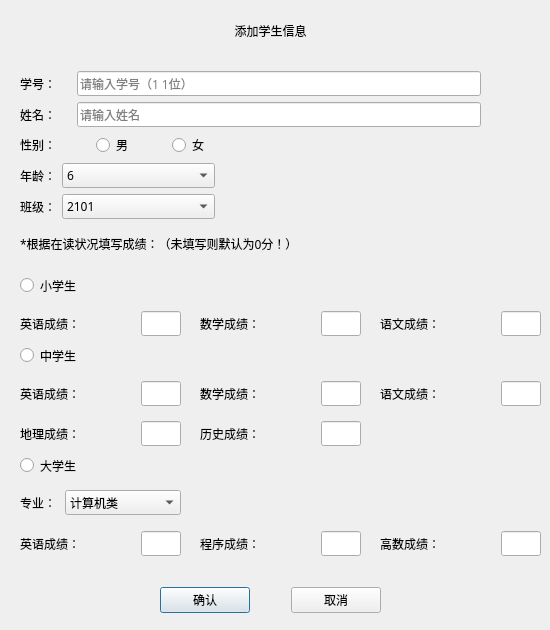
<?xml version="1.0" encoding="UTF-8"?>
<ui version="4.0">
 <class>addstu</class>
 <widget class="QDialog" name="addstu">
  <property name="geometry">
   <rect>
    <x>0</x>
    <y>0</y>
    <width>550</width>
    <height>630</height>
   </rect>
  </property>
  <property name="sizePolicy">
   <sizepolicy hsizetype="Fixed" vsizetype="Fixed">
    <horstretch>0</horstretch>
    <verstretch>0</verstretch>
   </sizepolicy>
  </property>
  <property name="minimumSize">
   <size>
    <width>550</width>
    <height>630</height>
   </size>
  </property>
  <property name="maximumSize">
   <size>
    <width>550</width>
    <height>630</height>
   </size>
  </property>
  <property name="font">
   <font>
    <family>微软雅黑</family>
   </font>
  </property>
  <property name="windowTitle">
   <string>Dialog</string>
  </property>
  <property name="styleSheet">
   <string notr="true">background-image: url(:/images/纯色.gif);</string>
  </property>
  <widget class="QLabel" name="label_8">
   <property name="geometry">
    <rect>
     <x>20</x>
     <y>10</y>
     <width>501</width>
     <height>41</height>
    </rect>
   </property>
   <property name="styleSheet">
    <string notr="true">font: 16pt &quot;黑体&quot;;</string>
   </property>
   <property name="text">
    <string>添加学生信息</string>
   </property>
   <property name="alignment">
    <set>Qt::AlignCenter</set>
   </property>
  </widget>
  <widget class="QWidget" name="layoutWidget_3">
   <property name="geometry">
    <rect>
     <x>380</x>
     <y>530</y>
     <width>161</width>
     <height>27</height>
    </rect>
   </property>
   <layout class="QHBoxLayout" name="horizontalLayout_10" stretch="3,1">
    <item>
     <widget class="QLabel" name="label_12">
      <property name="styleSheet">
       <string notr="true">font: 10pt &quot;Agency FB&quot;;</string>
      </property>
      <property name="text">
       <string>高数成绩：</string>
      </property>
     </widget>
    </item>
    <item>
     <widget class="QLineEdit" name="stul_Mmark">
      <property name="styleSheet">
       <string notr="true">font: 10pt &quot;Agency FB&quot;;</string>
      </property>
      <property name="maxLength">
       <number>3</number>
      </property>
     </widget>
    </item>
   </layout>
  </widget>
  <widget class="QWidget" name="layoutWidget_4">
   <property name="geometry">
    <rect>
     <x>200</x>
     <y>530</y>
     <width>161</width>
     <height>27</height>
    </rect>
   </property>
   <layout class="QHBoxLayout" name="horizontalLayout_11" stretch="3,1">
    <item>
     <widget class="QLabel" name="label_13">
      <property name="styleSheet">
       <string notr="true">font: 10pt &quot;Agency FB&quot;;</string>
      </property>
      <property name="text">
       <string>程序成绩：</string>
      </property>
     </widget>
    </item>
    <item>
     <widget class="QLineEdit" name="stul_Pmark">
      <property name="styleSheet">
       <string notr="true">font: 10pt &quot;Agency FB&quot;;</string>
      </property>
      <property name="maxLength">
       <number>3</number>
      </property>
     </widget>
    </item>
   </layout>
  </widget>
  <widget class="QWidget" name="layoutWidget_2">
   <property name="geometry">
    <rect>
     <x>20</x>
     <y>310</y>
     <width>161</width>
     <height>27</height>
    </rect>
   </property>
   <layout class="QHBoxLayout" name="horizontalLayout_8" stretch="3,1">
    <item>
     <widget class="QLabel" name="label_10">
      <property name="styleSheet">
       <string notr="true">font: 10pt &quot;Agency FB&quot;;</string>
      </property>
      <property name="text">
       <string>英语成绩：</string>
      </property>
     </widget>
    </item>
    <item>
     <widget class="QLineEdit" name="stus_Emark">
      <property name="styleSheet">
       <string notr="true">font: 10pt &quot;Agency FB&quot;;</string>
      </property>
      <property name="maxLength">
       <number>3</number>
      </property>
     </widget>
    </item>
   </layout>
  </widget>
  <widget class="QWidget" name="layoutWidget_5">
   <property name="geometry">
    <rect>
     <x>380</x>
     <y>310</y>
     <width>161</width>
     <height>27</height>
    </rect>
   </property>
   <layout class="QHBoxLayout" name="horizontalLayout_12" stretch="3,1">
    <item>
     <widget class="QLabel" name="label_14">
      <property name="styleSheet">
       <string notr="true">font: 10pt &quot;Agency FB&quot;;</string>
      </property>
      <property name="text">
       <string>语文成绩：</string>
      </property>
     </widget>
    </item>
    <item>
     <widget class="QLineEdit" name="stus_Cmark">
      <property name="styleSheet">
       <string notr="true">font: 10pt &quot;Agency FB&quot;;</string>
      </property>
      <property name="maxLength">
       <number>3</number>
      </property>
     </widget>
    </item>
   </layout>
  </widget>
  <widget class="QWidget" name="layoutWidget_6">
   <property name="geometry">
    <rect>
     <x>200</x>
     <y>310</y>
     <width>161</width>
     <height>27</height>
    </rect>
   </property>
   <layout class="QHBoxLayout" name="horizontalLayout_13" stretch="3,1">
    <item>
     <widget class="QLabel" name="label_15">
      <property name="styleSheet">
       <string notr="true">font: 10pt &quot;Agency FB&quot;;</string>
      </property>
      <property name="text">
       <string>数学成绩：</string>
      </property>
     </widget>
    </item>
    <item>
     <widget class="QLineEdit" name="stus_Mmark">
      <property name="styleSheet">
       <string notr="true">font: 10pt &quot;Agency FB&quot;;</string>
      </property>
      <property name="maxLength">
       <number>3</number>
      </property>
     </widget>
    </item>
   </layout>
  </widget>
  <widget class="QRadioButton" name="stus">
   <property name="geometry">
    <rect>
     <x>20</x>
     <y>270</y>
     <width>471</width>
     <height>31</height>
    </rect>
   </property>
   <property name="styleSheet">
    <string notr="true">font: 10pt &quot;Agency FB&quot;;</string>
   </property>
   <property name="text">
    <string>小学生</string>
   </property>
   <attribute name="buttonGroup">
    <string notr="true">stuchoose</string>
   </attribute>
  </widget>
  <widget class="QWidget" name="layoutWidget_7">
   <property name="geometry">
    <rect>
     <x>20</x>
     <y>380</y>
     <width>161</width>
     <height>27</height>
    </rect>
   </property>
   <layout class="QHBoxLayout" name="horizontalLayout_14" stretch="3,1">
    <item>
     <widget class="QLabel" name="label_16">
      <property name="styleSheet">
       <string notr="true">font: 10pt &quot;Agency FB&quot;;</string>
      </property>
      <property name="text">
       <string>英语成绩：</string>
      </property>
     </widget>
    </item>
    <item>
     <widget class="QLineEdit" name="stum_Emark">
      <property name="styleSheet">
       <string notr="true">font: 10pt &quot;Agency FB&quot;;</string>
      </property>
      <property name="maxLength">
       <number>3</number>
      </property>
     </widget>
    </item>
   </layout>
  </widget>
  <widget class="QWidget" name="layoutWidget_8">
   <property name="geometry">
    <rect>
     <x>200</x>
     <y>380</y>
     <width>161</width>
     <height>27</height>
    </rect>
   </property>
   <layout class="QHBoxLayout" name="horizontalLayout_15" stretch="3,1">
    <item>
     <widget class="QLabel" name="label_17">
      <property name="styleSheet">
       <string notr="true">font: 10pt &quot;Agency FB&quot;;</string>
      </property>
      <property name="text">
       <string>数学成绩：</string>
      </property>
     </widget>
    </item>
    <item>
     <widget class="QLineEdit" name="stum_Mmark">
      <property name="styleSheet">
       <string notr="true">font: 10pt &quot;Agency FB&quot;;</string>
      </property>
      <property name="maxLength">
       <number>3</number>
      </property>
     </widget>
    </item>
   </layout>
  </widget>
  <widget class="QWidget" name="layoutWidget_9">
   <property name="geometry">
    <rect>
     <x>380</x>
     <y>380</y>
     <width>161</width>
     <height>27</height>
    </rect>
   </property>
   <layout class="QHBoxLayout" name="horizontalLayout_16" stretch="3,1">
    <item>
     <widget class="QLabel" name="label_18">
      <property name="styleSheet">
       <string notr="true">font: 10pt &quot;Agency FB&quot;;</string>
      </property>
      <property name="text">
       <string>语文成绩：</string>
      </property>
     </widget>
    </item>
    <item>
     <widget class="QLineEdit" name="stum_Cmark">
      <property name="styleSheet">
       <string notr="true">font: 10pt &quot;Agency FB&quot;;</string>
      </property>
      <property name="maxLength">
       <number>3</number>
      </property>
     </widget>
    </item>
   </layout>
  </widget>
  <widget class="QWidget" name="layoutWidget_11">
   <property name="geometry">
    <rect>
     <x>20</x>
     <y>420</y>
     <width>161</width>
     <height>27</height>
    </rect>
   </property>
   <layout class="QHBoxLayout" name="horizontalLayout_18" stretch="3,1">
    <item>
     <widget class="QLabel" name="label_20">
      <property name="styleSheet">
       <string notr="true">font: 10pt &quot;Agency FB&quot;;</string>
      </property>
      <property name="text">
       <string>地理成绩：</string>
      </property>
     </widget>
    </item>
    <item>
     <widget class="QLineEdit" name="stum_Gmark">
      <property name="styleSheet">
       <string notr="true">font: 10pt &quot;Agency FB&quot;;</string>
      </property>
      <property name="maxLength">
       <number>3</number>
      </property>
     </widget>
    </item>
   </layout>
  </widget>
  <widget class="QWidget" name="layoutWidget_12">
   <property name="geometry">
    <rect>
     <x>200</x>
     <y>420</y>
     <width>161</width>
     <height>27</height>
    </rect>
   </property>
   <layout class="QHBoxLayout" name="horizontalLayout_19" stretch="3,1">
    <item>
     <widget class="QLabel" name="label_21">
      <property name="styleSheet">
       <string notr="true">font: 10pt &quot;Agency FB&quot;;</string>
      </property>
      <property name="text">
       <string>历史成绩：</string>
      </property>
     </widget>
    </item>
    <item>
     <widget class="QLineEdit" name="stum_Hmark">
      <property name="styleSheet">
       <string notr="true">font: 10pt &quot;Agency FB&quot;;</string>
      </property>
      <property name="maxLength">
       <number>3</number>
      </property>
     </widget>
    </item>
   </layout>
  </widget>
  <widget class="QRadioButton" name="stum">
   <property name="geometry">
    <rect>
     <x>20</x>
     <y>340</y>
     <width>471</width>
     <height>31</height>
    </rect>
   </property>
   <property name="styleSheet">
    <string notr="true">font: 10pt &quot;Agency FB&quot;;</string>
   </property>
   <property name="text">
    <string>中学生</string>
   </property>
   <attribute name="buttonGroup">
    <string notr="true">stuchoose</string>
   </attribute>
  </widget>
  <widget class="QRadioButton" name="stul">
   <property name="geometry">
    <rect>
     <x>20</x>
     <y>450</y>
     <width>471</width>
     <height>31</height>
    </rect>
   </property>
   <property name="styleSheet">
    <string notr="true">font: 10pt &quot;Agency FB&quot;;</string>
   </property>
   <property name="text">
    <string>大学生</string>
   </property>
   <attribute name="buttonGroup">
    <string notr="true">stuchoose</string>
   </attribute>
  </widget>
  <widget class="QWidget" name="layoutWidget">
   <property name="geometry">
    <rect>
     <x>20</x>
     <y>530</y>
     <width>161</width>
     <height>27</height>
    </rect>
   </property>
   <layout class="QHBoxLayout" name="horizontalLayout_7" stretch="3,1">
    <item>
     <widget class="QLabel" name="label_9">
      <property name="styleSheet">
       <string notr="true">font: 10pt &quot;Agency FB&quot;;</string>
      </property>
      <property name="text">
       <string>英语成绩：</string>
      </property>
     </widget>
    </item>
    <item>
     <widget class="QLineEdit" name="stul_Emark">
      <property name="styleSheet">
       <string notr="true">font: 10pt &quot;Agency FB&quot;;</string>
      </property>
      <property name="maxLength">
       <number>3</number>
      </property>
     </widget>
    </item>
   </layout>
  </widget>
  <widget class="QWidget" name="layoutWidget">
   <property name="geometry">
    <rect>
     <x>20</x>
     <y>490</y>
     <width>471</width>
     <height>26</height>
    </rect>
   </property>
   <property name="styleSheet">
    <string notr="true">font: 10pt &quot;Agency FB&quot;;</string>
   </property>
   <layout class="QHBoxLayout" name="horizontalLayout_6" stretch="1,3,8">
    <item>
     <widget class="QLabel" name="label_7">
      <property name="styleSheet">
       <string notr="true">font: 10pt &quot;Agency FB&quot;;</string>
      </property>
      <property name="text">
       <string>专业：</string>
      </property>
     </widget>
    </item>
    <item>
     <widget class="QComboBox" name="major">
      <property name="styleSheet">
       <string notr="true">font: 10pt &quot;Agency FB&quot;;</string>
      </property>
      <item>
       <property name="text">
        <string>计算机类</string>
       </property>
      </item>
      <item>
       <property name="text">
        <string>机械类</string>
       </property>
      </item>
      <item>
       <property name="text">
        <string>自动化类</string>
       </property>
      </item>
      <item>
       <property name="text">
        <string>电子信息类</string>
       </property>
      </item>
      <item>
       <property name="text">
        <string>经济学类</string>
       </property>
      </item>
     </widget>
    </item>
    <item>
     <spacer name="horizontalSpacer_6">
      <property name="orientation">
       <enum>Qt::Horizontal</enum>
      </property>
      <property name="sizeHint" stdset="0">
       <size>
        <width>40</width>
        <height>20</height>
       </size>
      </property>
     </spacer>
    </item>
   </layout>
  </widget>
  <widget class="QWidget" name="layoutWidget">
   <property name="geometry">
    <rect>
     <x>20</x>
     <y>71</y>
     <width>501</width>
     <height>191</height>
    </rect>
   </property>
   <layout class="QVBoxLayout" name="verticalLayout">
    <item>
     <layout class="QHBoxLayout" name="horizontalLayout" stretch="1,8,0">
      <item>
       <widget class="QLabel" name="label">
        <property name="styleSheet">
         <string notr="true">font: 10pt &quot;Agency FB&quot;;</string>
        </property>
        <property name="text">
         <string>学号：</string>
        </property>
       </widget>
      </item>
      <item>
       <widget class="QLineEdit" name="lid">
        <property name="styleSheet">
         <string notr="true">font: 10pt &quot;Agency FB&quot;;</string>
        </property>
        <property name="maxLength">
         <number>7</number>
        </property>
        <property name="echoMode">
         <enum>QLineEdit::Normal</enum>
        </property>
        <property name="placeholderText">
         <string>请输入学号（1 1位）</string>
        </property>
        <property name="clearButtonEnabled">
         <bool>true</bool>
        </property>
       </widget>
      </item>
      <item>
       <spacer name="horizontalSpacer_5">
        <property name="orientation">
         <enum>Qt::Horizontal</enum>
        </property>
        <property name="sizeHint" stdset="0">
         <size>
          <width>40</width>
          <height>20</height>
         </size>
        </property>
       </spacer>
      </item>
     </layout>
    </item>
    <item>
     <layout class="QHBoxLayout" name="horizontalLayout_2" stretch="1,8,0">
      <item>
       <widget class="QLabel" name="label_2">
        <property name="styleSheet">
         <string notr="true">font: 10pt &quot;Agency FB&quot;;</string>
        </property>
        <property name="text">
         <string>姓名：</string>
        </property>
       </widget>
      </item>
      <item>
       <widget class="QLineEdit" name="lname">
        <property name="styleSheet">
         <string notr="true">font: 10pt &quot;Agency FB&quot;;</string>
        </property>
        <property name="maxLength">
         <number>5</number>
        </property>
        <property name="placeholderText">
         <string>请输入姓名</string>
        </property>
        <property name="clearButtonEnabled">
         <bool>true</bool>
        </property>
       </widget>
      </item>
      <item>
       <spacer name="horizontalSpacer_7">
        <property name="orientation">
         <enum>Qt::Horizontal</enum>
        </property>
        <property name="sizeHint" stdset="0">
         <size>
          <width>40</width>
          <height>20</height>
         </size>
        </property>
       </spacer>
      </item>
     </layout>
    </item>
    <item>
     <layout class="QHBoxLayout" name="horizontalLayout_3" stretch="1,1,1,4">
      <item>
       <widget class="QLabel" name="label_3">
        <property name="styleSheet">
         <string notr="true">font: 10pt &quot;Agency FB&quot;;</string>
        </property>
        <property name="text">
         <string>性别：</string>
        </property>
       </widget>
      </item>
      <item>
       <widget class="QRadioButton" name="male">
        <property name="styleSheet">
         <string notr="true">font: 10pt &quot;Agency FB&quot;;</string>
        </property>
        <property name="text">
         <string>男</string>
        </property>
        <property name="checkable">
         <bool>true</bool>
        </property>
        <property name="checked">
         <bool>false</bool>
        </property>
        <attribute name="buttonGroup">
         <string notr="true">sexchoose</string>
        </attribute>
       </widget>
      </item>
      <item>
       <widget class="QRadioButton" name="female">
        <property name="styleSheet">
         <string notr="true">font: 10pt &quot;Agency FB&quot;;</string>
        </property>
        <property name="text">
         <string>女</string>
        </property>
        <attribute name="buttonGroup">
         <string notr="true">sexchoose</string>
        </attribute>
       </widget>
      </item>
      <item>
       <spacer name="horizontalSpacer_3">
        <property name="orientation">
         <enum>Qt::Horizontal</enum>
        </property>
        <property name="sizeHint" stdset="0">
         <size>
          <width>40</width>
          <height>20</height>
         </size>
        </property>
       </spacer>
      </item>
     </layout>
    </item>
    <item>
     <layout class="QHBoxLayout" name="horizontalLayout_4" stretch="1,6,12">
      <item>
       <widget class="QLabel" name="label_4">
        <property name="styleSheet">
         <string notr="true">font: 10pt &quot;Agency FB&quot;;</string>
        </property>
        <property name="text">
         <string>年龄：</string>
        </property>
       </widget>
      </item>
      <item>
       <widget class="QComboBox" name="lage">
        <item>
         <property name="text">
          <string>6</string>
         </property>
        </item>
        <item>
         <property name="text">
          <string>7</string>
         </property>
        </item>
        <item>
         <property name="text">
          <string>8</string>
         </property>
        </item>
        <item>
         <property name="text">
          <string>9</string>
         </property>
        </item>
        <item>
         <property name="text">
          <string>10</string>
         </property>
        </item>
        <item>
         <property name="text">
          <string>11</string>
         </property>
        </item>
        <item>
         <property name="text">
          <string>12</string>
         </property>
        </item>
        <item>
         <property name="text">
          <string>13</string>
         </property>
        </item>
        <item>
         <property name="text">
          <string>14</string>
         </property>
        </item>
        <item>
         <property name="text">
          <string>15</string>
         </property>
        </item>
        <item>
         <property name="text">
          <string>16</string>
         </property>
        </item>
        <item>
         <property name="text">
          <string>17</string>
         </property>
        </item>
        <item>
         <property name="text">
          <string>18</string>
         </property>
        </item>
        <item>
         <property name="text">
          <string>19</string>
         </property>
        </item>
        <item>
         <property name="text">
          <string>20</string>
         </property>
        </item>
        <item>
         <property name="text">
          <string>21</string>
         </property>
        </item>
        <item>
         <property name="text">
          <string>22</string>
         </property>
        </item>
       </widget>
      </item>
      <item>
       <spacer name="horizontalSpacer">
        <property name="styleSheet">
         <string notr="true">font: 10pt &quot;Agency FB&quot;;</string>
        </property>
        <property name="orientation">
         <enum>Qt::Horizontal</enum>
        </property>
        <property name="sizeHint" stdset="0">
         <size>
          <width>40</width>
          <height>20</height>
         </size>
        </property>
       </spacer>
      </item>
     </layout>
    </item>
    <item>
     <layout class="QHBoxLayout" name="horizontalLayout_5" stretch="1,6,12">
      <item>
       <widget class="QLabel" name="label_5">
        <property name="styleSheet">
         <string notr="true">font: 10pt &quot;Agency FB&quot;;</string>
        </property>
        <property name="text">
         <string>班级：</string>
        </property>
       </widget>
      </item>
      <item>
       <widget class="QComboBox" name="lstuclass">
        <item>
         <property name="text">
          <string>2101</string>
         </property>
        </item>
        <item>
         <property name="text">
          <string>2102</string>
         </property>
        </item>
        <item>
         <property name="text">
          <string>2103</string>
         </property>
        </item>
        <item>
         <property name="text">
          <string>2001</string>
         </property>
        </item>
        <item>
         <property name="text">
          <string>2002</string>
         </property>
        </item>
        <item>
         <property name="text">
          <string>1901</string>
         </property>
        </item>
       </widget>
      </item>
      <item>
       <spacer name="horizontalSpacer_2">
        <property name="styleSheet">
         <string notr="true">font: 10pt &quot;Agency FB&quot;;</string>
        </property>
        <property name="orientation">
         <enum>Qt::Horizontal</enum>
        </property>
        <property name="sizeHint" stdset="0">
         <size>
          <width>40</width>
          <height>20</height>
         </size>
        </property>
       </spacer>
      </item>
     </layout>
    </item>
    <item>
     <widget class="QLabel" name="label_6">
      <property name="styleSheet">
       <string notr="true">font: 10pt &quot;Agency FB&quot;;</string>
      </property>
      <property name="text">
       <string>*根据在读状况填写成绩：（未填写则默认为0分！）</string>
      </property>
     </widget>
    </item>
   </layout>
  </widget>
  <widget class="QWidget" name="layoutWidget">
   <property name="geometry">
    <rect>
     <x>160</x>
     <y>580</y>
     <width>221</width>
     <height>41</height>
    </rect>
   </property>
   <layout class="QHBoxLayout" name="horizontalLayout_17" stretch="5,2,5">
    <item>
     <widget class="QPushButton" name="btnok">
      <property name="text">
       <string>确认</string>
      </property>
     </widget>
    </item>
    <item>
     <spacer name="horizontalSpacer_4">
      <property name="orientation">
       <enum>Qt::Horizontal</enum>
      </property>
      <property name="sizeHint" stdset="0">
       <size>
        <width>40</width>
        <height>20</height>
       </size>
      </property>
     </spacer>
    </item>
    <item>
     <widget class="QPushButton" name="btncancel">
      <property name="text">
       <string>取消</string>
      </property>
     </widget>
    </item>
   </layout>
  </widget>
  <zorder>layoutWidget</zorder>
  <zorder>layoutWidget</zorder>
  <zorder>layoutWidget</zorder>
  <zorder>label_8</zorder>
  <zorder>layoutWidget</zorder>
  <zorder>layoutWidget_3</zorder>
  <zorder>layoutWidget_4</zorder>
  <zorder>layoutWidget_2</zorder>
  <zorder>layoutWidget_5</zorder>
  <zorder>layoutWidget_6</zorder>
  <zorder>stus</zorder>
  <zorder>layoutWidget_7</zorder>
  <zorder>layoutWidget_8</zorder>
  <zorder>layoutWidget_9</zorder>
  <zorder>layoutWidget_11</zorder>
  <zorder>layoutWidget_12</zorder>
  <zorder>stum</zorder>
  <zorder>stul</zorder>
 </widget>
 <tabstops>
  <tabstop>lid</tabstop>
  <tabstop>lname</tabstop>
  <tabstop>male</tabstop>
  <tabstop>female</tabstop>
  <tabstop>stus</tabstop>
  <tabstop>stus_Emark</tabstop>
  <tabstop>stus_Mmark</tabstop>
  <tabstop>stus_Cmark</tabstop>
  <tabstop>stum</tabstop>
  <tabstop>stum_Emark</tabstop>
  <tabstop>stum_Mmark</tabstop>
  <tabstop>stum_Cmark</tabstop>
  <tabstop>stum_Gmark</tabstop>
  <tabstop>stum_Hmark</tabstop>
  <tabstop>stul</tabstop>
  <tabstop>major</tabstop>
  <tabstop>stul_Emark</tabstop>
  <tabstop>stul_Pmark</tabstop>
  <tabstop>stul_Mmark</tabstop>
  <tabstop>btnok</tabstop>
  <tabstop>btncancel</tabstop>
 </tabstops>
 <resources/>
 <connections/>
 <buttongroups>
  <buttongroup name="stuchoose"/>
  <buttongroup name="sexchoose"/>
 </buttongroups>
</ui>
